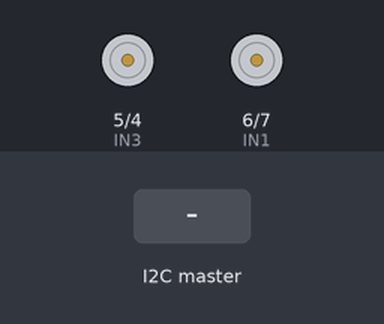
The sketch below on a simulated Arduino Uno, built with avr-gcc and run on an emulated ATmega328P. On the bench: motor-driver pin pairs drawn as motors (green arrow = first pin HIGH = forward, orange = second pin HIGH = backward, longer = more drive). The test bench sets the inputs (shaded band).

Above: at 1.2 s.
1.3 s: the I2C master sends the byte 1
At 1.7 s:
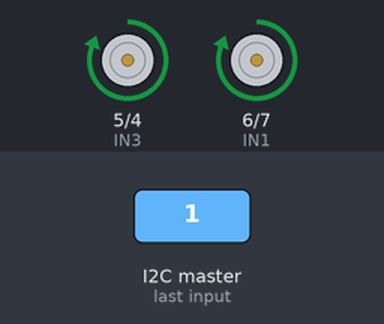
2.8 s: the I2C master sends the byte 2
At 4.0 s:
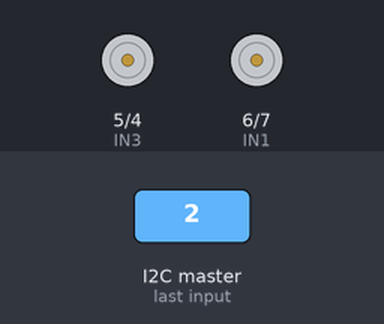
Timing chart, 0 to 5.8 s (numbered marks = the images above; inputs shaded):
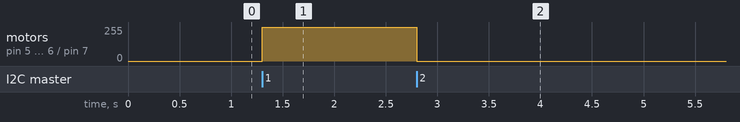

Measured:
- after the input at 1.3 s, motor on pin 5 (IN3) / pin 4 (IN4), motor on pin 6 (IN1) / pin 7 (IN2): stopped → forward 255/255 at once
- after the input at 2.8 s, motor on pin 5 (IN3) / pin 4 (IN4), motor on pin 6 (IN1) / pin 7 (IN2): forward 255/255 → stopped at once

The sketch:

Esclavo.ino
```cpp
// Include the Wire library for I2C
#include <Wire.h>

// LED on pin 13
const int IN1 = 6;
const int IN2 = 7;
const int IN3 = 5;
const int IN4 = 4;

void avanzar();
void retroceder();
void detenerse();

void setup() {
  // Join I2C bus as slave with address 8
  Wire.begin(0x8);
  Serial.begin(9600);

  // Call receiveEvent when data received
  Wire.onReceive(receiveEvent);

  pinMode (IN4, OUTPUT);    // Input4 conectada al pin 4  -> if(4H and 3LW) -> REVERSA
  pinMode (IN3, OUTPUT);    // Input3 conectada al pin 5  -> if(2H and 1LW) -> AVANZA
  pinMode (IN1, OUTPUT);    // Input1 conectada al pin 6  -> if(2H and 1LW) -> REVERSA
  pinMode (IN2, OUTPUT);    // Input2 conectada al pin 7  -> if(1H and 2LW) -> AVANZA
}


// Function that executes whenever data is received from master
void receiveEvent(int howMany) {
  while (Wire.available()) { // loop through all but the last
    char c = Wire.read(); // receive byte as a character
    if (c == 1) avanzar();
    else if (c == 2) detenerse();
    else if (c == 3) retroceder();
  }
}

void avanzar() {
  digitalWrite(IN4, LOW);
  digitalWrite(IN3, HIGH);
  digitalWrite(IN2, LOW);
  digitalWrite(IN1, HIGH);
}

void retroceder() {
  digitalWrite(IN4, HIGH);
  digitalWrite(IN3, LOW);
  digitalWrite(IN2, HIGH);
  digitalWrite(IN1, LOW);
}


void detenerse() {
  digitalWrite(IN4, LOW);
  digitalWrite(IN3, LOW);
  digitalWrite(IN2, LOW);
  digitalWrite(IN1, LOW);
}

void loop() {
  delay(100);
}
```
